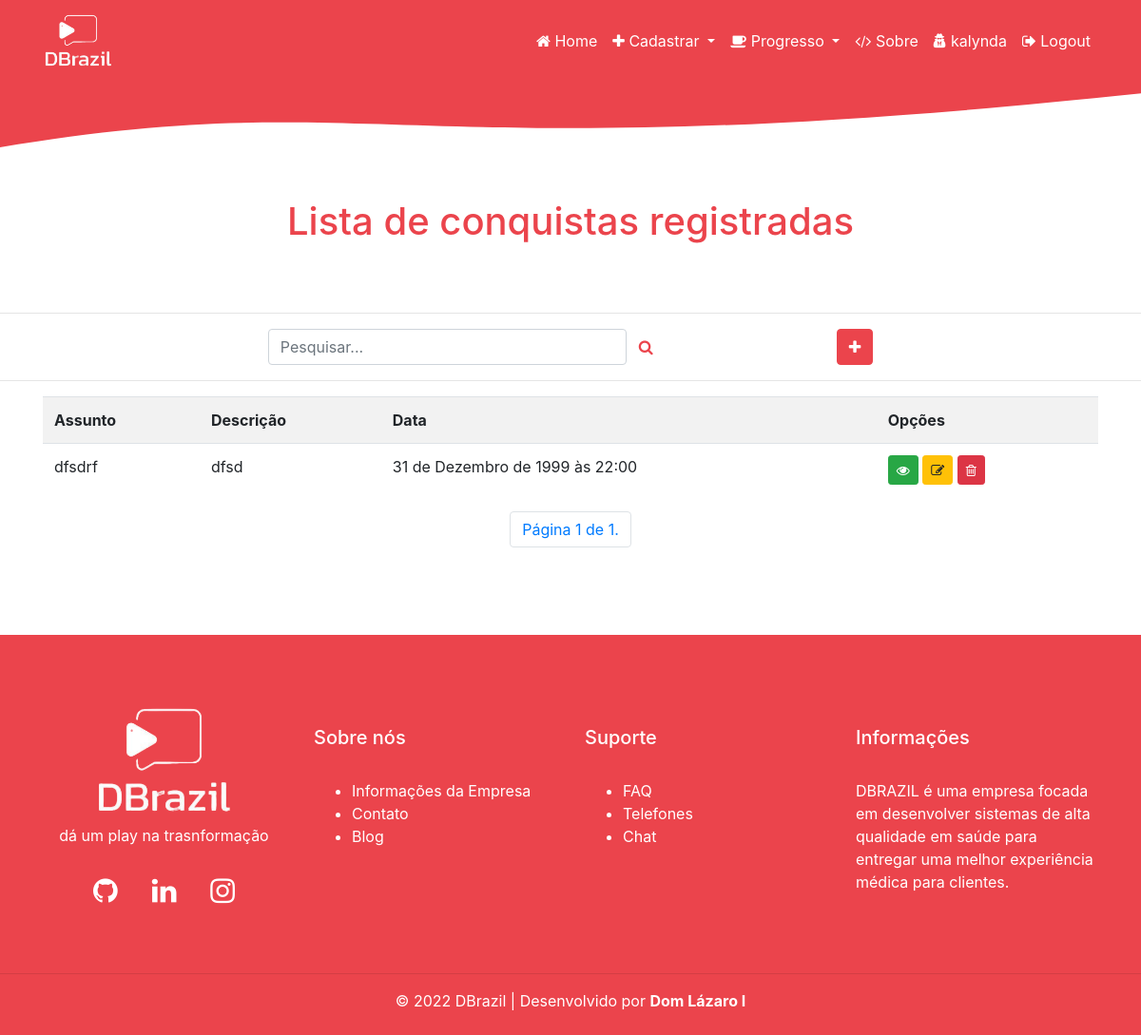
Page /listar/conquistas/ (signed in) on the committed database.
### cadastros/models.py (models this page shows, shortened)
class Conquistas(models.Model):
    assunto = models.CharField(verbose_name="Assunto", max_length=300)
    arquivo = models.FileField(upload_to='upload/')
    descricao = models.TextField(verbose_name="Descrição")
    data = models.DateTimeField(auto_now=True)
    campo = models.ForeignKey(
        User, on_delete=models.PROTECT)  # chave estrangeira

### cadastros/views.py (the view)
# urls.py: path('listar/conquistas/', ConquistasList.as_view(),
class ConquistasList(GroupRequiredMixin, LoginRequiredMixin, ListView):
    model = Conquistas
    template_name = 'cadastros/conquistas.html'
    group_required = [u'adm-clio', u'adm-aries', u'adm-hera', u'adm-athena', u"clio", u"aries", u"hera", u"athena"]
    login_url = reverse_lazy("login")
    paginate_by = 10
    def get_queryset(self):
        txt_nome = self.request.GET.get('assunto')
        if txt_nome:
            pesquisa = Conquistas.objects.filter(assunto__icontains=txt_nome)
        else:
            pesquisa = Conquistas.objects.all()
        return pesquisa

### cadastros/templates/cadastros/conquistas.html (shortened to what this page needs)
{% extends 'modelo.html' %}
{% load static %}
{% block conteudo %}
<br /><br />
<h1 class="text-center">Lista de conquistas registradas</h1>
<br /><br />
<hr>
<div class="d-flex justify-content-center">
    <form action="?" method="GET" class="d-flex justify-content-center" style="margin-right: 15%; padding-left: 10px;">
        <input class="form-control" type="text" name="assunto" id="" size="30" value="{{ request.GET.assunto }}"
            placeholder="Pesquisar...">
        <button style="color: #eb444c;" type="submit" class="btn btn-link"><i title="cadastrar" class="fa fa-search"
                aria-hidden="true"></i></button>
    </form>
    <div style="padding-right: 10px;">
        <a style="background-color: #eb444c; border-color: #eb444c;" class="btn btn-primary"
            href="{% url 'cadastrar-conquistas' %}"><i class="fa fa-plus" aria-hidden="true"></i></a>
    </div>
</div>
<hr>
<div class="container" style="background-color: white;">
    <div class="table-responsive">
        <table class="table table-striped">
            <tr>
                <th>
                    Assunto
                </th>
                <th>
                    Descrição
                </th>
                <th>
                    Data
                </th>
                <th>
                    Opções
                </th>
            </tr>
            {% for campo in object_list %}
            <tr>
                <td>{{ campo.assunto }}</td>
                <td>{{ campo.descricao }}</td>
                <td>{{ campo.data }}</td>
                <td>
                    <a href="{{ campo.arquivo.url }}" target="_blank" class="btn btn-success btn-sm" title="Ver Arquivo"><span
                            class="fa fa-eye"></span></a>
                    <a href="{% url 'editar-conquistas' campo.pk %}" class="btn btn-warning btn-sm" title="Editar"><span class="fa fa-edit"></span></a>
                    <a href="{% url 'excluir-conquistas' campo.pk %}" class="btn btn-danger btn-sm" title="Excluir"><span class="fa fa-trash-o"></span></a>
                </td>
            </tr>
            {% empty %}
            <tr>
                <td colspan="3">
                    Nemhum campo foi registrado!
                </td>
            </tr>
            {% endfor %}
        </table>
        <ul class="pagination justify-content-center">
            <li class="page-item">
                <span class="page-link">Página {{ page_obj.number }} de {{ page_obj.paginator.num_pages }}.</span>
            </li>
        </ul>
    </div>
</div>
{% endblock %}

### paginas/templates/modelo.html (shortened to what this page needs)
{% load static %}
<!DOCTYPE html>
<html lang="pt-br">
<head>
    <link rel="stylesheet" href="{% static '/css/bootstrap.min.css' %}">
    <link rel="stylesheet" type="text/css" href="https://cdn.datatables.net/v/bs4/dt-1.11.5/datatables.min.css" />
    <link rel="stylesheet" href="https://cdnjs.cloudflare.com/ajax/libs/font-awesome/4.7.0/css/font-awesome.min.css" />
</head>
<body>
    {% if request.user.is_authenticated %}
        {% block menu %}
            <nav class="navbar navbar-expand-lg navbar-light bg-light absolute-top">
                <div class="container">
                    <a class="navbar-brand" href="{% url 'index' %}">
                        <img class="custom-logo" src="{% static 'img/logo.png' %}" width="75" alt="">
                    </a>
                    <div class="collapse navbar-collapse" id="navbarResponsive">
                        <ul class="navbar-nav ml-auto">
                            <li class="nav-item active">
                                <a class="nav-link" href="{% url 'index' %}"><i class="fa fa-home" aria-hidden="true"></i> Home
                                </a>
                            </li>
                            <li class="nav-item dropdown">
                                <a class="nav-link dropdown-toggle" href="#" id="navbarDropdown" role="button" data-toggle="dropdown"
                                    aria-haspopup="true" aria-expanded="false"> <i class="fa fa-plus" aria-hidden="true"></i>
                                    Cadastrar
                                </a>
                            </li>
                            <li class="nav-item dropdown">
                                <a class="nav-link dropdown-toggle" href="#" id="navbarDropdown" role="button" data-toggle="dropdown"
                                    aria-haspopup="true" aria-expanded="false"><i class="fa fa-coffee" aria-hidden="true"></i> Progresso
                                </a>
                            </li>
                            <li class="nav-item">
                                <a class="nav-link" href="{% url 'sobre'%}"><i class="fa fa-code" aria-hidden="true"></i> Sobre</a>
                            </li>
                            <li class="nav-item">
                                <a class="nav-link" href="#"><span id ='username'><i class="fa fa-user-secret" aria-hidden="true"></i> {{ request.user }}</span></a>
                            </li>
                            <li class="nav-item">
                                <a class="nav-link" href="{% url 'logout' %}"><i class="fa fa-sign-out" aria-hidden="true"></i> Logout</a>
                            </li>
                        </ul>
                    </div>
                </div>
            </nav>
            <svg style="background-color:#ffffff;" width="100%" height="70" viewBox="0 0 100 100" preserveAspectRatio="none">
                <path id="wavepath" d="M0,0  L110,0C35,150 35,0 0,100z" fill="#eb444c"></path>
            </svg>
        {% endblock %}
    {% endif %}
    {% block conteudo %}
    {% endblock %}
    {% block rodape %}
    <svg style="background-color:#ffffff;" width="100%" height="70" viewBox="0 0 100 100" preserveAspectRatio="none">
        <path id="wavepath" d="M0,0  D110,0C35,150 35,0 0,100z" fill="#eb444c"></path>
    </svg>
    <footer id="myFooter">
        <div class="container">
            <br /><br /><br />
            <div class="row">
                <div class="col-sm-3">
                    <div class="container">
                        <center><h6 ><a href="{% url 'index' %}"><img class="custom-logo" src="{% static 'img/logo.png'%}" width="150" alt=""></a></h6>
                        dá um play na trasnformação</center>
                        <div class="social-icons">
                            <br/>
                            <center>
                            <a href="#" target="_blank" class="rede"><i class="fa fa-github"></i></a>
                            <a href="https://br.linkedin.com/company/dbrazil" target="_blank" class="rede"><i class="fa fa-linkedin"></i></a>
                            <a href="https://www.instagram.com/dbrazil_/" target="_blank" class="rede"><i class="fa fa-instagram"></i></a>
                            </center>
                        </div>
                    </div>
                </div>
                <div class="col-sm-3">
                    <br />
                    <h5>Sobre nós</h5>
                    <br/>
                    <ul>
                        <li><a href="#" class="linkextra">Informações da Empresa</a></li>
                        <li><a href="#" class="linkextra">Contato</a></li>
                        <li><a href="#" class="linkextra">Blog</a></li>
                    </ul>
                </div>
                <div class="col-sm-3">
                    <br />
                    <h5>Suporte</h5>
                    <br />
                    <ul>
                        <li><a href="#" class="linkextra">FAQ</a></li>
                        <li><a href="#" class="linkextra">Telefones</a></li>
                        <li><a href="#" class="linkextra">Chat</a></li>
                    </ul>
                </div>
                <div class="col-sm-3 info">
                    <br />
                    <h5>Informações</h5>
                    <br />
                    <p> DBRAZIL é uma empresa focada em desenvolver sistemas de alta qualidade em saúde para entregar uma melhor experiência
                    médica para clientes. </p>
                </div>
            </div>
        </div>
    <br /><br />
    <hr>
    <center>&copy; 2022 DBrazil | Desenvolvido por <a href="https://www.instagram.com/dom_lazaro_i/" target="_blank" class="linkextra"><strong>Dom Lázaro I</strong></a></center>
    <br />
    </footer>
    {% endblock %}
</body>
</html>

### paginas/templates/modelo.html (style rules this page uses)
.container { background-color: #eb444c; }
.navbar-light .navbar-nav .active>.nav-link, .navbar-light .navbar-nav .nav-link.active, .navbar-light .navbar-nav .nav-link.show, .navbar-light .navbar-nav .show>.nav-link { color: white; }
.navbar-light .navbar-nav .nav-link { color: white; }
.bg-light { background-color: #eb444c !important; }
#myFooter { background-color: #eb444c; color: white; }
.rede { font-size: 30px !important; padding-left: 7%; padding-right: 7%; color: white; }
.linkextra { color: white; }
h1 { color: #eb444c; }

### rows in the picture
Conquistas: assunto "dfsdrf", descricao "dfsd", data "31 de Dezembro de 1999 às 22:00"

### other values in the picture
{{ request.user }} "kalynda"
{{ page_obj.number }} "1"
{{ page_obj.paginator.num_pages }} "1"
